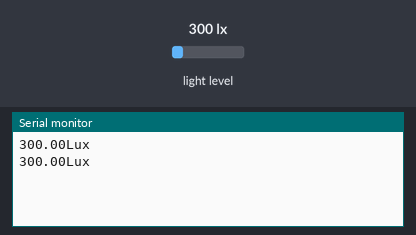
Bench run of a sketch on a simulated Arduino Uno, built with avr-gcc and run on an emulated ATmega328P. Parts: the last lines printed to the serial monitor. Inputs (shaded band) come from the test bench; at power-on: light level 300 lx.

Above: at 2.8 s.
2.9 s: light level set to 40 lx
At 4.5 s:
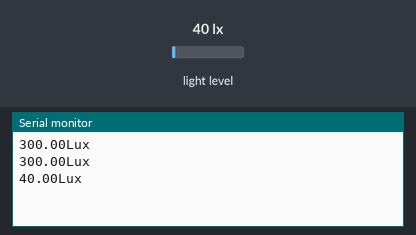
5.6 s: light level set to 500 lx
At 7.2 s:
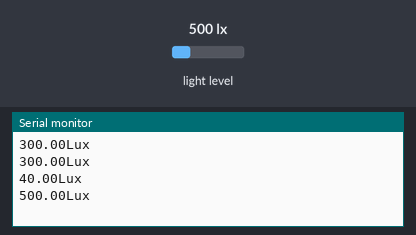
Timing chart, 0 to 8.7 s (numbered marks = the images above; inputs shaded):
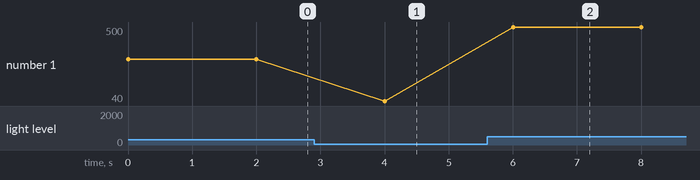

Measured:
- after the input at 2.9 s, the serial monitor: prints a new line after 1.1 s (image 1)
- after the input at 5.6 s, the serial monitor: prints a new line after 0.40 s (image 2)
- plotted number 1: 300 → 40 after the input at 2.9 s, 40 → 500 after the input at 5.6 s

The sketch:

bh1750.ino
```cpp
#include <Wire.h>
#include <BH1750.h>

BH1750 lightMeter;
uint16_t light;

void setup(){
  lightMeter.begin();
  Serial.begin(115200);
}

float getLight(){
  return lightMeter.readLightLevel() ;
}

void loop(){
  Serial.print(getLight());
  Serial.println("Lux");
  delay(2000);
}
```
